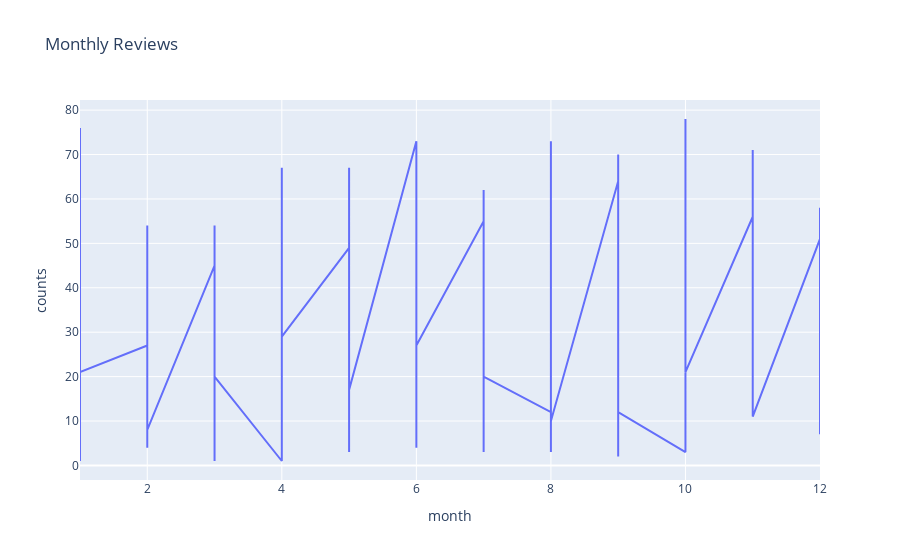

Notebook cell for this chart:
### Code cell
fig_month = px.line(df.groupby(['month', 'year']).size().reset_index(name='counts'), 
                    x='month', y='counts', title='Monthly Reviews')
fig_month.show()

### Figure 1 — Plotly figure (JSON) as saved in the notebook; plotly's stock layout.template omitted (floating-point values rounded to 4 significant figures)
{"data": [{"hovertemplate": "month=%{x}<br>counts=%{y}<extra></extra>", "legendgroup": "", "line": {"color": "#636efa", "dash": "solid"}, "marker": {"symbol": "circle"}, "mode": "lines", "name": "", "orientation": "v", "showlegend": false, "type": "scatter", "x": [1, 1, 1, 1, 1, 1, 1, 1, 1, 2, 2, 2, 2, 2, 2, 2, 2, 2, 3, 3, 3, 3, 3, 3, 3, 3, 4, 4, 4, 4, 4, 4, 4, 4, 4, 5, 5, 5, 5, 5, 5, 5, 5, 5, 6, 6, 6, 6, 6, 6, 6, 6, 6, 7, 7, 7, 7, 7, 7, 7, 7, 7, 8, 8, 8, 8, 8, 8, 8, 8, 8, 8, 9, 9, 9, 9, 9, 9, 9, 9, 9, 10, 10, 10, 10, 10, 10, 10, 10, 10, 10, 11, 11, 11, 11, 11, 11, 11, 11, 12, 12, 12, 12, 12, 12, 12, 12, 12], "xaxis": "x", "y": [76, 51, 59, 30, 34, 34, 1, 13, 21, 27, 37, 54, 26, 30, 14, 4, 12, 8, 45, 54, 46, 25, 23, 17, 1, 20, 1, 55, 43, 67, 34, 23, 12, 3, 29, 49, 67, 51, 53, 31, 32, 5, 3, 17, 73, 54, 43, 57, 33, 29, 4, 4, 27, 55, 62, 34, 50, 33, 28, 3, 6, 20, 12, 39, 73, 35, 36, 24, 35, 3, 7, 10, 64, 70, 55, 35, 23, 29, 2, 9, 12, 3, 75, 78, 50, 39, 20, 41, 3, 20, 21, 56, 71, 66, 49, 20, 25, 15, 11, 51, 58, 51, 27, 25, 27, 7, 14, 21], "yaxis": "y"}], "layout": {"legend": {"tracegroupgap": 0}, "title": {"text": "Monthly Reviews"}, "xaxis": {"anchor": "y", "domain": [0, 1], "title": {"text": "month"}}, "yaxis": {"anchor": "x", "domain": [0, 1], "title": {"text": "counts"}}}}
